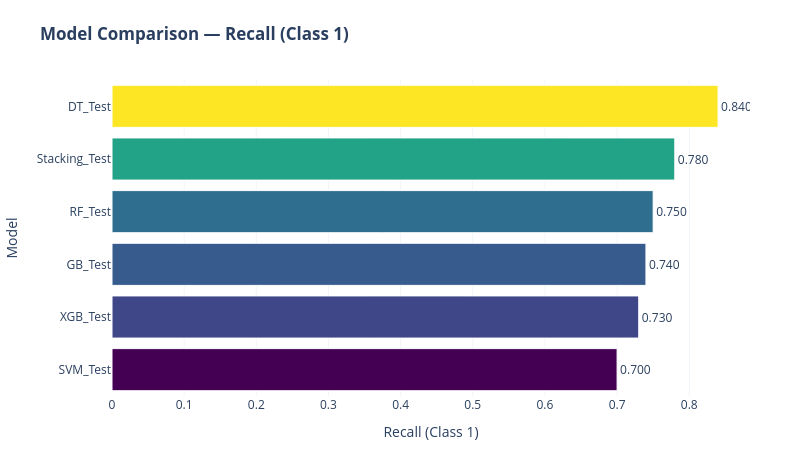

The notebook cell this image was saved under:
### Markdown cell above
### 📊 Interactive Model Comparison — Recall Visualization

We visualize the Recall scores of all models as an interactive horizontal bar chart to clearly compare screening sensitivity across the model portfolio.

### Code cell
results = pd.concat([dt_evaluation, rf_evaluation, xgb_evaluation, svm_evaluation, gb_evaluation, stack_evaluation])
results_sorted = results.sort_values(by='recall_1')

fig = go.Figure(go.Bar(
        x=results_sorted['recall_1'],
        y=results_sorted.index,
        orientation='h',
        marker=dict(
            color=results_sorted['recall_1'],
            colorscale='Viridis',
            line=dict(color='white', width=1)
        ),
        text=[f'{val:.3f}' for val in results_sorted['recall_1']],
        textposition='outside'
))

fig.update_layout(
        title='<b>Model Comparison — Recall (Class 1)</b>',
        xaxis_title='Recall (Class 1)',
        yaxis_title='Model',
        height=450,
        width=800,
        margin=dict(l=100, r=50, t=80, b=50),
        plot_bgcolor='white'
)
fig.update_xaxes(showgrid=True, gridwidth=1, gridcolor='#F1F5F9')
fig.show()

### Figure 1 — Plotly figure (JSON) as saved in the notebook; plotly's stock layout.template omitted (floating-point values rounded to 4 significant figures)
{"data": [{"marker": {"color": [0.7, 0.73, 0.74, 0.75, 0.78, 0.84], "colorscale": [[0, "#440154"], [0.1111, "#482878"], [0.2222, "#3e4989"], [0.3333, "#31688e"], [0.4444, "#26828e"], [0.5556, "#1f9e89"], [0.6667, "#35b779"], [0.7778, "#6ece58"], [0.8889, "#b5de2b"], [1, "#fde725"]], "line": {"color": "white", "width": 1}}, "orientation": "h", "text": ["0.700", "0.730", "0.740", "0.750", "0.780", "0.840"], "textposition": "outside", "type": "bar", "x": [0.7, 0.73, 0.74, 0.75, 0.78, 0.84], "y": ["SVM_Test", "XGB_Test", "GB_Test", "RF_Test", "Stacking_Test", "DT_Test"]}], "layout": {"height": 450, "margin": {"b": 50, "l": 100, "r": 50, "t": 80}, "plot_bgcolor": "white", "title": {"text": "<b>Model Comparison — Recall (Class 1)</b>"}, "width": 800, "xaxis": {"gridcolor": "#F1F5F9", "gridwidth": 1, "showgrid": true, "title": {"text": "Recall (Class 1)"}}, "yaxis": {"title": {"text": "Model"}}}}
